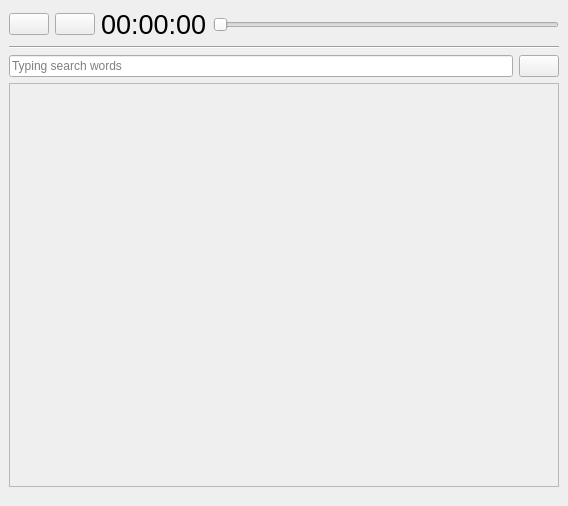
<?xml version="1.0" encoding="UTF-8"?>
<ui version="4.0">
 <class>MainWindow</class>
 <widget class="QMainWindow" name="MainWindow">
  <property name="geometry">
   <rect>
    <x>0</x>
    <y>0</y>
    <width>568</width>
    <height>506</height>
   </rect>
  </property>
  <property name="sizePolicy">
   <sizepolicy hsizetype="Preferred" vsizetype="Preferred">
    <horstretch>0</horstretch>
    <verstretch>0</verstretch>
   </sizepolicy>
  </property>
  <property name="windowTitle">
   <string>MainWindow</string>
  </property>
  <widget class="QWidget" name="centralwidget">
   <layout class="QGridLayout" name="gridLayout">
    <item row="0" column="0">
     <layout class="QVBoxLayout" name="verticalLayout">
      <property name="bottomMargin">
       <number>5</number>
      </property>
      <item>
       <layout class="QHBoxLayout" name="horizontalLayout">
        <item>
         <widget class="QPushButton" name="pushButton_2">
          <property name="text">
           <string/>
          </property>
          <property name="icon">
           <iconset>
            <normalon>../Загрузки/play-button.png</normalon>
           </iconset>
          </property>
          <property name="iconSize">
           <size>
            <width>24</width>
            <height>24</height>
           </size>
          </property>
         </widget>
        </item>
        <item>
         <widget class="QPushButton" name="pushButton">
          <property name="text">
           <string/>
          </property>
          <property name="icon">
           <iconset>
            <normalon>../Загрузки/stop.png</normalon>
           </iconset>
          </property>
          <property name="iconSize">
           <size>
            <width>24</width>
            <height>24</height>
           </size>
          </property>
         </widget>
        </item>
        <item>
         <widget class="QLabel" name="label">
          <property name="font">
           <font>
            <pointsize>20</pointsize>
            <weight>50</weight>
            <bold>false</bold>
           </font>
          </property>
          <property name="text">
           <string>00:00:00</string>
          </property>
         </widget>
        </item>
        <item>
         <widget class="QSlider" name="horizontalSlider">
          <property name="orientation">
           <enum>Qt::Horizontal</enum>
          </property>
         </widget>
        </item>
       </layout>
      </item>
      <item>
       <widget class="Line" name="line">
        <property name="orientation">
         <enum>Qt::Horizontal</enum>
        </property>
       </widget>
      </item>
      <item>
       <layout class="QHBoxLayout" name="horizontalLayout_2">
        <item>
         <widget class="QLineEdit" name="lineEdit">
          <property name="placeholderText">
           <string>Typing search words</string>
          </property>
         </widget>
        </item>
        <item>
         <widget class="QPushButton" name="pushButton_3">
          <property name="text">
           <string/>
          </property>
          <property name="icon">
           <iconset>
            <normalon>../Загрузки/magnifying-glass.png</normalon>
           </iconset>
          </property>
          <property name="iconSize">
           <size>
            <width>16</width>
            <height>16</height>
           </size>
          </property>
         </widget>
        </item>
       </layout>
      </item>
      <item>
       <layout class="QVBoxLayout" name="verticalLayout_2">
        <property name="bottomMargin">
         <number>5</number>
        </property>
        <item>
         <widget class="QScrollArea" name="scrollArea">
          <property name="widgetResizable">
           <bool>true</bool>
          </property>
          <widget class="QWidget" name="scrollAreaWidgetContents">
           <property name="geometry">
            <rect>
             <x>0</x>
             <y>0</y>
             <width>544</width>
             <height>361</height>
            </rect>
           </property>
          </widget>
         </widget>
        </item>
       </layout>
      </item>
     </layout>
    </item>
   </layout>
  </widget>
  <widget class="QMenuBar" name="menubar">
   <property name="geometry">
    <rect>
     <x>0</x>
     <y>0</y>
     <width>568</width>
     <height>23</height>
    </rect>
   </property>
  </widget>
 </widget>
 <resources/>
 <connections/>
</ui>
